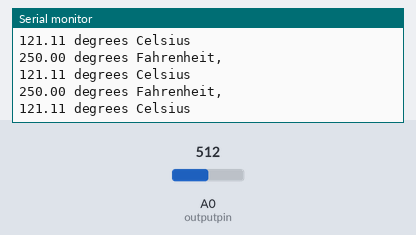
Bench run of a sketch on a simulated Arduino Uno, built with avr-gcc and run on an emulated ATmega328P. On the bench: the last lines printed to the serial monitor. The test bench sets the inputs (shaded band); at power-on: A0 (outputpin) = 512.

Above: at 1.3 s.
1.4 s: A0 (outputpin) set to 716
At 1.83 s:
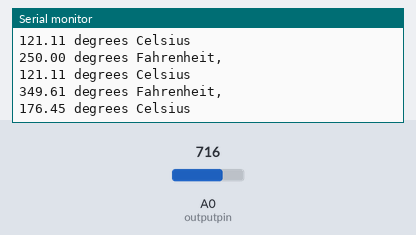
2.9 s: A0 (outputpin) set to 900
At 3.33 s:
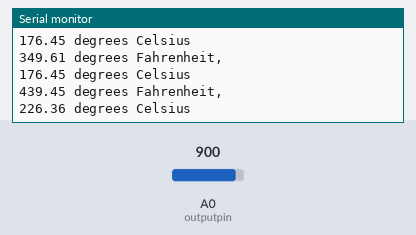
Timing chart, 0 to 5.9 s (numbered marks = the images above; inputs shaded):
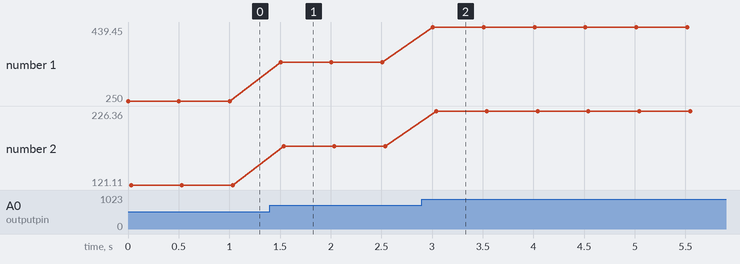

Measured:
- after the input at 1.4 s, the serial monitor: prints a new line after 0.10 s (image 1)
- after the input at 2.9 s, the serial monitor: prints a new line after 0.11 s (image 2)
- plotted number 1: 250 → 349.61 after the input at 1.4 s, 349.61 → 439.45 after the input at 2.9 s
- plotted number 2: 121.11 → 176.45 after the input at 1.4 s, 176.45 → 226.36 after the input at 2.9 s

The sketch:

temp_sensor_file_2.ino
```cpp
//initializes/defines the output pin of the LM34 temperature sensor
int outputpin= 0;
//this sets the ground pin to LOW and the input voltage pin to high
void setup()
{
Serial.begin(9600);
}

//main loop
void loop()
{
int rawvoltage= analogRead(outputpin);
float millivolts= (rawvoltage/1024.0) * 5000;
float fahrenheit= millivolts/10;
Serial.print(fahrenheit);
Serial.println(" degrees Fahrenheit, ");

float celsius= (fahrenheit - 32) * (5.0/9.0);

Serial.print (celsius);
Serial.println(" degrees Celsius");
delay(500);

}
```
